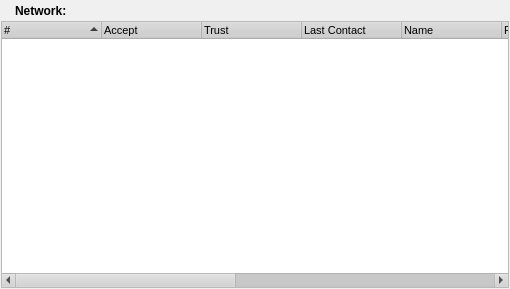
<ui version="4.0" >
 <class>NetworkDialog</class>
 <widget class="QWidget" name="NetworkDialog" >
  <property name="geometry" >
   <rect>
    <x>0</x>
    <y>0</y>
    <width>510</width>
    <height>289</height>
   </rect>
  </property>
  <property name="sizePolicy" >
   <sizepolicy>
    <hsizetype>7</hsizetype>
    <vsizetype>7</vsizetype>
    <horstretch>0</horstretch>
    <verstretch>0</verstretch>
   </sizepolicy>
  </property>
  <property name="palette" >
   <palette>
    <active>
     <colorrole role="WindowText" >
      <brush brushstyle="SolidPattern" >
       <color alpha="255" >
        <red>0</red>
        <green>0</green>
        <blue>0</blue>
       </color>
      </brush>
     </colorrole>
     <colorrole role="Button" >
      <brush brushstyle="SolidPattern" >
       <color alpha="255" >
        <red>208</red>
        <green>208</green>
        <blue>208</blue>
       </color>
      </brush>
     </colorrole>
     <colorrole role="Light" >
      <brush brushstyle="SolidPattern" >
       <color alpha="255" >
        <red>255</red>
        <green>255</green>
        <blue>255</blue>
       </color>
      </brush>
     </colorrole>
     <colorrole role="Midlight" >
      <brush brushstyle="SolidPattern" >
       <color alpha="255" >
        <red>247</red>
        <green>247</green>
        <blue>247</blue>
       </color>
      </brush>
     </colorrole>
     <colorrole role="Dark" >
      <brush brushstyle="SolidPattern" >
       <color alpha="255" >
        <red>104</red>
        <green>104</green>
        <blue>104</blue>
       </color>
      </brush>
     </colorrole>
     <colorrole role="Mid" >
      <brush brushstyle="SolidPattern" >
       <color alpha="255" >
        <red>139</red>
        <green>139</green>
        <blue>139</blue>
       </color>
      </brush>
     </colorrole>
     <colorrole role="Text" >
      <brush brushstyle="SolidPattern" >
       <color alpha="255" >
        <red>0</red>
        <green>0</green>
        <blue>0</blue>
       </color>
      </brush>
     </colorrole>
     <colorrole role="BrightText" >
      <brush brushstyle="SolidPattern" >
       <color alpha="255" >
        <red>255</red>
        <green>255</green>
        <blue>255</blue>
       </color>
      </brush>
     </colorrole>
     <colorrole role="ButtonText" >
      <brush brushstyle="SolidPattern" >
       <color alpha="255" >
        <red>0</red>
        <green>0</green>
        <blue>0</blue>
       </color>
      </brush>
     </colorrole>
     <colorrole role="Base" >
      <brush brushstyle="SolidPattern" >
       <color alpha="255" >
        <red>255</red>
        <green>255</green>
        <blue>255</blue>
       </color>
      </brush>
     </colorrole>
     <colorrole role="Window" >
      <brush brushstyle="SolidPattern" >
       <color alpha="255" >
        <red>240</red>
        <green>240</green>
        <blue>240</blue>
       </color>
      </brush>
     </colorrole>
     <colorrole role="Shadow" >
      <brush brushstyle="SolidPattern" >
       <color alpha="255" >
        <red>0</red>
        <green>0</green>
        <blue>0</blue>
       </color>
      </brush>
     </colorrole>
     <colorrole role="Highlight" >
      <brush brushstyle="SolidPattern" >
       <color alpha="255" >
        <red>0</red>
        <green>0</green>
        <blue>128</blue>
       </color>
      </brush>
     </colorrole>
     <colorrole role="HighlightedText" >
      <brush brushstyle="SolidPattern" >
       <color alpha="255" >
        <red>255</red>
        <green>255</green>
        <blue>255</blue>
       </color>
      </brush>
     </colorrole>
     <colorrole role="Link" >
      <brush brushstyle="SolidPattern" >
       <color alpha="255" >
        <red>0</red>
        <green>0</green>
        <blue>255</blue>
       </color>
      </brush>
     </colorrole>
     <colorrole role="LinkVisited" >
      <brush brushstyle="SolidPattern" >
       <color alpha="255" >
        <red>255</red>
        <green>0</green>
        <blue>255</blue>
       </color>
      </brush>
     </colorrole>
     <colorrole role="AlternateBase" >
      <brush brushstyle="SolidPattern" >
       <color alpha="255" >
        <red>231</red>
        <green>231</green>
        <blue>231</blue>
       </color>
      </brush>
     </colorrole>
    </active>
    <inactive>
     <colorrole role="WindowText" >
      <brush brushstyle="SolidPattern" >
       <color alpha="255" >
        <red>0</red>
        <green>0</green>
        <blue>0</blue>
       </color>
      </brush>
     </colorrole>
     <colorrole role="Button" >
      <brush brushstyle="SolidPattern" >
       <color alpha="255" >
        <red>208</red>
        <green>208</green>
        <blue>208</blue>
       </color>
      </brush>
     </colorrole>
     <colorrole role="Light" >
      <brush brushstyle="SolidPattern" >
       <color alpha="255" >
        <red>255</red>
        <green>255</green>
        <blue>255</blue>
       </color>
      </brush>
     </colorrole>
     <colorrole role="Midlight" >
      <brush brushstyle="SolidPattern" >
       <color alpha="255" >
        <red>247</red>
        <green>247</green>
        <blue>247</blue>
       </color>
      </brush>
     </colorrole>
     <colorrole role="Dark" >
      <brush brushstyle="SolidPattern" >
       <color alpha="255" >
        <red>104</red>
        <green>104</green>
        <blue>104</blue>
       </color>
      </brush>
     </colorrole>
     <colorrole role="Mid" >
      <brush brushstyle="SolidPattern" >
       <color alpha="255" >
        <red>139</red>
        <green>139</green>
        <blue>139</blue>
       </color>
      </brush>
     </colorrole>
     <colorrole role="Text" >
      <brush brushstyle="SolidPattern" >
       <color alpha="255" >
        <red>0</red>
        <green>0</green>
        <blue>0</blue>
       </color>
      </brush>
     </colorrole>
     <colorrole role="BrightText" >
      <brush brushstyle="SolidPattern" >
       <color alpha="255" >
        <red>255</red>
        <green>255</green>
        <blue>255</blue>
       </color>
      </brush>
     </colorrole>
     <colorrole role="ButtonText" >
      <brush brushstyle="SolidPattern" >
       <color alpha="255" >
        <red>0</red>
        <green>0</green>
        <blue>0</blue>
       </color>
      </brush>
     </colorrole>
     <colorrole role="Base" >
      <brush brushstyle="SolidPattern" >
       <color alpha="255" >
        <red>255</red>
        <green>255</green>
        <blue>255</blue>
       </color>
      </brush>
     </colorrole>
     <colorrole role="Window" >
      <brush brushstyle="SolidPattern" >
       <color alpha="255" >
        <red>240</red>
        <green>240</green>
        <blue>240</blue>
       </color>
      </brush>
     </colorrole>
     <colorrole role="Shadow" >
      <brush brushstyle="SolidPattern" >
       <color alpha="255" >
        <red>0</red>
        <green>0</green>
        <blue>0</blue>
       </color>
      </brush>
     </colorrole>
     <colorrole role="Highlight" >
      <brush brushstyle="SolidPattern" >
       <color alpha="255" >
        <red>192</red>
        <green>192</green>
        <blue>192</blue>
       </color>
      </brush>
     </colorrole>
     <colorrole role="HighlightedText" >
      <brush brushstyle="SolidPattern" >
       <color alpha="255" >
        <red>0</red>
        <green>0</green>
        <blue>0</blue>
       </color>
      </brush>
     </colorrole>
     <colorrole role="Link" >
      <brush brushstyle="SolidPattern" >
       <color alpha="255" >
        <red>0</red>
        <green>0</green>
        <blue>255</blue>
       </color>
      </brush>
     </colorrole>
     <colorrole role="LinkVisited" >
      <brush brushstyle="SolidPattern" >
       <color alpha="255" >
        <red>255</red>
        <green>0</green>
        <blue>255</blue>
       </color>
      </brush>
     </colorrole>
     <colorrole role="AlternateBase" >
      <brush brushstyle="SolidPattern" >
       <color alpha="255" >
        <red>231</red>
        <green>231</green>
        <blue>231</blue>
       </color>
      </brush>
     </colorrole>
    </inactive>
    <disabled>
     <colorrole role="WindowText" >
      <brush brushstyle="SolidPattern" >
       <color alpha="255" >
        <red>104</red>
        <green>104</green>
        <blue>104</blue>
       </color>
      </brush>
     </colorrole>
     <colorrole role="Button" >
      <brush brushstyle="SolidPattern" >
       <color alpha="255" >
        <red>208</red>
        <green>208</green>
        <blue>208</blue>
       </color>
      </brush>
     </colorrole>
     <colorrole role="Light" >
      <brush brushstyle="SolidPattern" >
       <color alpha="255" >
        <red>255</red>
        <green>255</green>
        <blue>255</blue>
       </color>
      </brush>
     </colorrole>
     <colorrole role="Midlight" >
      <brush brushstyle="SolidPattern" >
       <color alpha="255" >
        <red>247</red>
        <green>247</green>
        <blue>247</blue>
       </color>
      </brush>
     </colorrole>
     <colorrole role="Dark" >
      <brush brushstyle="SolidPattern" >
       <color alpha="255" >
        <red>104</red>
        <green>104</green>
        <blue>104</blue>
       </color>
      </brush>
     </colorrole>
     <colorrole role="Mid" >
      <brush brushstyle="SolidPattern" >
       <color alpha="255" >
        <red>139</red>
        <green>139</green>
        <blue>139</blue>
       </color>
      </brush>
     </colorrole>
     <colorrole role="Text" >
      <brush brushstyle="SolidPattern" >
       <color alpha="255" >
        <red>104</red>
        <green>104</green>
        <blue>104</blue>
       </color>
      </brush>
     </colorrole>
     <colorrole role="BrightText" >
      <brush brushstyle="SolidPattern" >
       <color alpha="255" >
        <red>255</red>
        <green>255</green>
        <blue>255</blue>
       </color>
      </brush>
     </colorrole>
     <colorrole role="ButtonText" >
      <brush brushstyle="SolidPattern" >
       <color alpha="255" >
        <red>104</red>
        <green>104</green>
        <blue>104</blue>
       </color>
      </brush>
     </colorrole>
     <colorrole role="Base" >
      <brush brushstyle="SolidPattern" >
       <color alpha="255" >
        <red>240</red>
        <green>240</green>
        <blue>240</blue>
       </color>
      </brush>
     </colorrole>
     <colorrole role="Window" >
      <brush brushstyle="SolidPattern" >
       <color alpha="255" >
        <red>240</red>
        <green>240</green>
        <blue>240</blue>
       </color>
      </brush>
     </colorrole>
     <colorrole role="Shadow" >
      <brush brushstyle="SolidPattern" >
       <color alpha="255" >
        <red>0</red>
        <green>0</green>
        <blue>0</blue>
       </color>
      </brush>
     </colorrole>
     <colorrole role="Highlight" >
      <brush brushstyle="SolidPattern" >
       <color alpha="255" >
        <red>0</red>
        <green>0</green>
        <blue>128</blue>
       </color>
      </brush>
     </colorrole>
     <colorrole role="HighlightedText" >
      <brush brushstyle="SolidPattern" >
       <color alpha="255" >
        <red>255</red>
        <green>255</green>
        <blue>255</blue>
       </color>
      </brush>
     </colorrole>
     <colorrole role="Link" >
      <brush brushstyle="SolidPattern" >
       <color alpha="255" >
        <red>0</red>
        <green>0</green>
        <blue>255</blue>
       </color>
      </brush>
     </colorrole>
     <colorrole role="LinkVisited" >
      <brush brushstyle="SolidPattern" >
       <color alpha="255" >
        <red>255</red>
        <green>0</green>
        <blue>255</blue>
       </color>
      </brush>
     </colorrole>
     <colorrole role="AlternateBase" >
      <brush brushstyle="SolidPattern" >
       <color alpha="255" >
        <red>231</red>
        <green>231</green>
        <blue>231</blue>
       </color>
      </brush>
     </colorrole>
    </disabled>
   </palette>
  </property>
  <property name="font" >
   <font>
    <family>Arial</family>
    <pointsize>10</pointsize>
    <weight>50</weight>
    <italic>false</italic>
    <bold>false</bold>
    <underline>false</underline>
    <strikeout>false</strikeout>
   </font>
  </property>
  <property name="mouseTracking" >
   <bool>true</bool>
  </property>
  <property name="contextMenuPolicy" >
   <enum>Qt::NoContextMenu</enum>
  </property>
  <layout class="QGridLayout" >
   <property name="margin" >
    <number>1</number>
   </property>
   <property name="spacing" >
    <number>1</number>
   </property>
   <item row="0" column="0" >
    <layout class="QGridLayout" >
     <property name="margin" >
      <number>0</number>
     </property>
     <property name="spacing" >
      <number>0</number>
     </property>
     <item row="0" column="0" >
      <layout class="QGridLayout" >
       <property name="margin" >
        <number>0</number>
       </property>
       <property name="spacing" >
        <number>6</number>
       </property>
       <item row="0" column="0" >
        <widget class="QLabel" name="label" >
         <property name="text" >
          <string/>
         </property>
         <property name="pixmap" >
          <pixmap resource="images.qrc" >:/images/network16.png</pixmap>
         </property>
        </widget>
       </item>
       <item row="0" column="1" >
        <widget class="QLabel" name="label_2" >
         <property name="text" >
          <string>&lt;html>&lt;head>&lt;meta name="qrichtext" content="1" />&lt;style type="text/css">
p, li { white-space: pre-wrap; }
&lt;/style>&lt;/head>&lt;body style=" font-family:'Arial'; font-size:10pt; font-weight:400; font-style:normal; text-decoration:none;">
&lt;p style=" margin-top:0px; margin-bottom:0px; margin-left:0px; margin-right:0px; -qt-block-indent:0; text-indent:0px;">&lt;span style=" font-size:9pt; font-weight:600;">Network:&lt;/span>&lt;/p>&lt;/body>&lt;/html></string>
         </property>
        </widget>
       </item>
       <item row="0" column="2" >
        <spacer>
         <property name="orientation" >
          <enum>Qt::Horizontal</enum>
         </property>
         <property name="sizeHint" >
          <size>
           <width>40</width>
           <height>20</height>
          </size>
         </property>
        </spacer>
       </item>
      </layout>
     </item>
     <item row="1" column="0" >
      <widget class="QTreeWidget" name="connecttreeWidget" >
       <property name="sizePolicy" >
        <sizepolicy>
         <hsizetype>7</hsizetype>
         <vsizetype>7</vsizetype>
         <horstretch>0</horstretch>
         <verstretch>0</verstretch>
        </sizepolicy>
       </property>
       <property name="font" >
        <font>
         <family>Arial</family>
         <pointsize>8</pointsize>
         <weight>50</weight>
         <italic>false</italic>
         <bold>false</bold>
         <underline>false</underline>
         <strikeout>false</strikeout>
        </font>
       </property>
       <property name="contextMenuPolicy" >
        <enum>Qt::CustomContextMenu</enum>
       </property>
       <property name="acceptDrops" >
        <bool>false</bool>
       </property>
       <property name="autoFillBackground" >
        <bool>false</bool>
       </property>
       <property name="lineWidth" >
        <number>0</number>
       </property>
       <property name="iconSize" >
        <size>
         <width>16</width>
         <height>16</height>
        </size>
       </property>
       <property name="sortingEnabled" >
        <bool>true</bool>
       </property>
       <column>
        <property name="text" >
         <string>#</string>
        </property>
       </column>
       <column>
        <property name="text" >
         <string>Accept</string>
        </property>
       </column>
       <column>
        <property name="text" >
         <string>Trust</string>
        </property>
       </column>
       <column>
        <property name="text" >
         <string>Last Contact</string>
        </property>
       </column>
       <column>
        <property name="text" >
         <string>Name</string>
        </property>
       </column>
       <column>
        <property name="text" >
         <string>Peer Address</string>
        </property>
       </column>
       <column>
        <property name="text" >
         <string>Organisation</string>
        </property>
       </column>
       <column>
        <property name="text" >
         <string>Location</string>
        </property>
       </column>
       <column>
        <property name="text" >
         <string>Country</string>
        </property>
       </column>
       <column>
        <property name="text" >
         <string>Cert Id</string>
        </property>
       </column>
       <column>
        <property name="text" >
         <string>Auth Code</string>
        </property>
       </column>
      </widget>
     </item>
    </layout>
   </item>
  </layout>
 </widget>
 <resources>
  <include location="images.qrc" />
 </resources>
 <connections/>
</ui>
